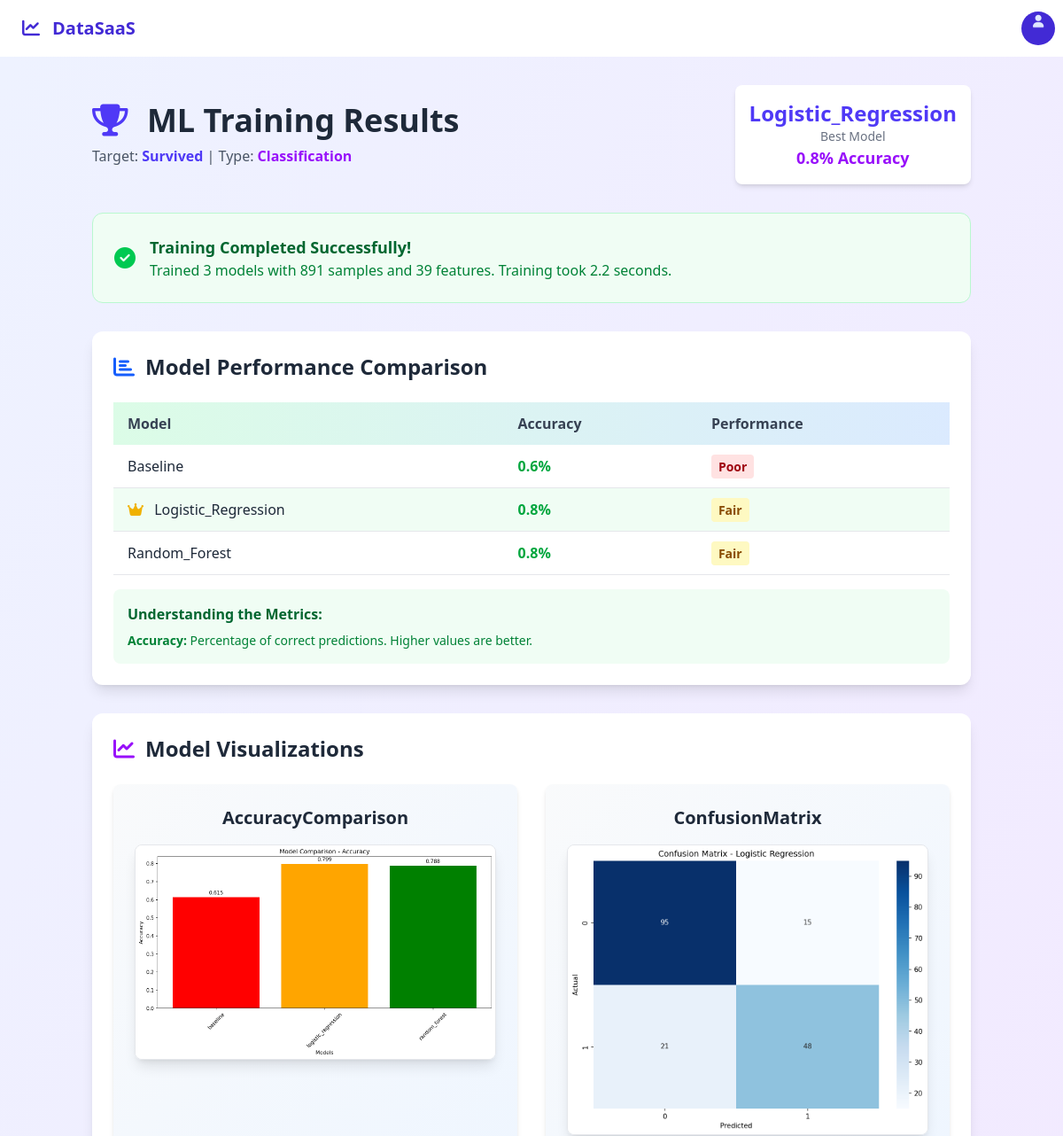
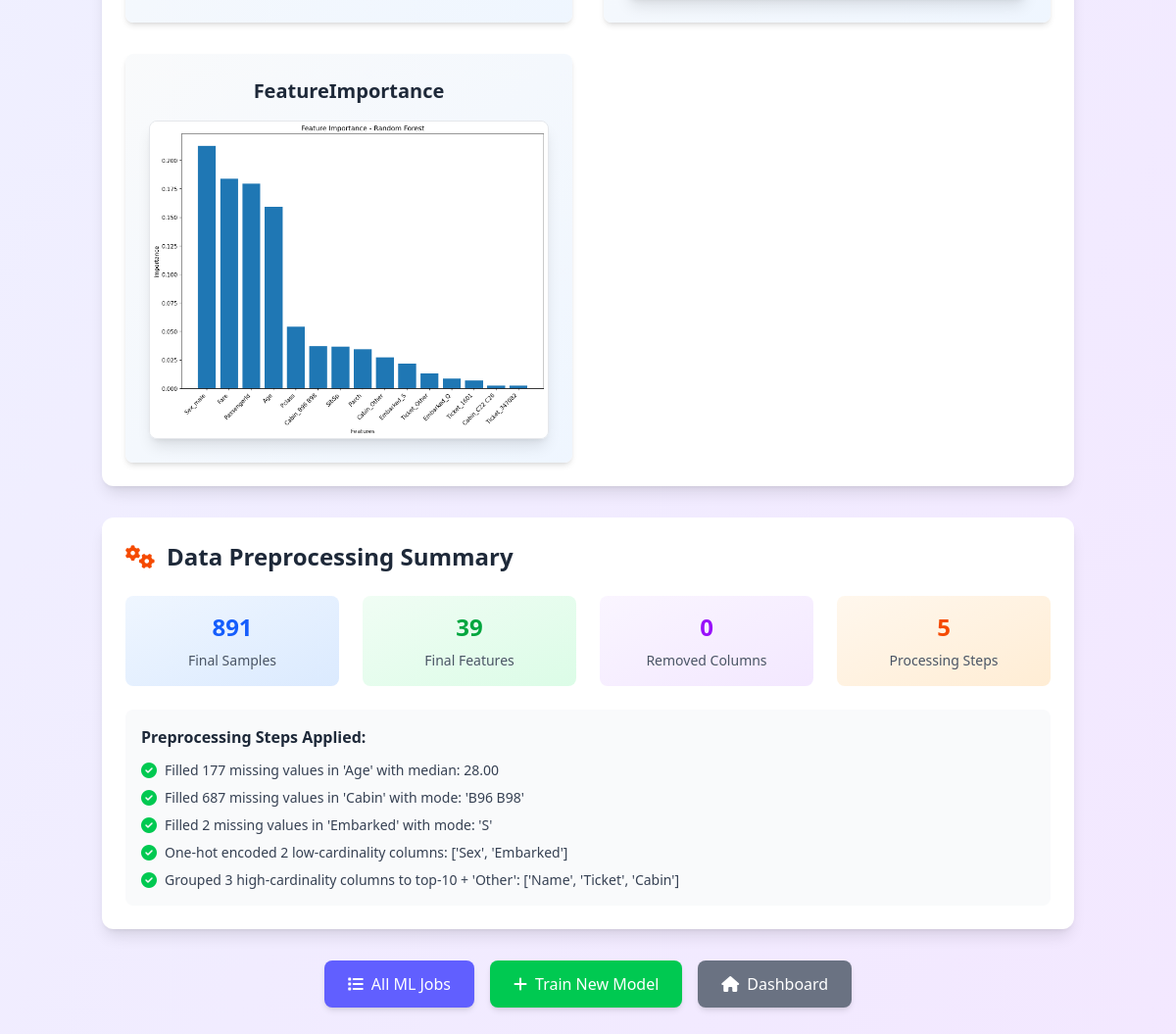
The app's page /analytics/ml/results/22/ (signed in) with its own data (2 pictures, top to bottom).
### accounts/models.py (models this page shows, shortened)
class MLTrainingJob(models.Model):
    STATUS_CHOICES = (
        ('PENDING', 'Pending'),
        ('RUNNING', 'Running'),
        ('COMPLETED', 'Completed'),
        ('FAILED', 'Failed'),
    )
    PROBLEM_TYPE_CHOICES = (
        ('REGRESSION', 'Regression'),
        ('CLASSIFICATION', 'Classification'),
    )
    uploaded_file = models.ForeignKey('UploadedFile', on_delete=models.CASCADE)
    target_column = models.CharField(max_length=255)
    problem_type = models.CharField(max_length=20, choices=PROBLEM_TYPE_CHOICES)
    status = models.CharField(max_length=20, choices=STATUS_CHOICES, default='PENDING')
    test_size = models.FloatField(default=0.2)
    random_state = models.IntegerField(default=42)
    preprocessing_info = models.JSONField(null=True, blank=True)
    model_results = models.JSONField(null=True, blank=True)
    model_paths = models.JSONField(null=True, blank=True)  # Paths to saved models
    plot_paths = models.JSONField(null=True, blank=True)   # Paths to generated plots
    created_at = models.DateTimeField(auto_now_add=True)
    completed_at = models.DateTimeField(null=True, blank=True)
    error_message = models.TextField(null=True, blank=True)
    best_model_name = models.CharField(max_length=100, null=True, blank=True)
    best_model_score = models.FloatField(null=True, blank=True)  # R² for regression, Accuracy for classification
    class Meta:
        ordering = ['-created_at']

### analytics/ml_views.py (the view)
# urls.py: path('ml/results/<int:job_id>/', ml_views.ml_results, name='ml_results'),
@login_required
def ml_results(request, job_id):
    try:
        ml_job = get_object_or_404(MLTrainingJob, id=job_id, uploaded_file__user=request.user)
        if ml_job.status != 'COMPLETED':
            messages.warning(request, 'Training not completed yet.')
            return redirect('analytics:train_model', job_id=job_id)
        context = {
            'ml_job': ml_job,
            'uploaded_file': ml_job.uploaded_file,
            'problem_type': ml_job.problem_type.lower(),
            'target_column': ml_job.target_column,
            'preprocessing_info': ml_job.preprocessing_info,
            'model_results': ml_job.model_results,
            'plot_paths': ml_job.plot_paths,
            'best_model': {
                'name': ml_job.best_model_name,
                'score': ml_job.best_model_score
            },
            'training_time': (ml_job.completed_at - ml_job.created_at).total_seconds() if ml_job.completed_at else None,
            'MEDIA_URL': settings.MEDIA_URL,  # ✅ Add MEDIA_URL for production
        }
        return render(request, 'analytics/ml_results.html', context)
    except Exception as e:
        messages.error(request, f'Error loading results: {str(e)}')
        return redirect('accounts:dashboard')

### templates/analytics/ml_results.html (shortened to what this page needs)
{% extends 'base.html' %}
{% load custom_filters %}
{% block content %}
<div class="min-h-screen bg-gradient-to-br from-indigo-50 to-purple-100">
    <div class="container mx-auto px-4 py-8">
        <div class="max-w-7xl mx-auto">
            <div class="mb-8">
                <div class="flex items-center justify-between mb-6">
                    <div>
                        <h1 class="text-4xl font-bold text-gray-800 mb-2">
                            <i class="fas fa-trophy mr-3 text-indigo-600"></i>
                            ML Training Results
                        </h1>
                        <p class="text-gray-600">Target: <span class="font-semibold text-indigo-600">{{ target_column }}</span> |
                           Type: <span class="font-semibold text-purple-600">{{ problem_type|title }}</span></p>
                    </div>
                    <div class="hidden lg:block">
                        <div class="bg-white rounded-lg shadow-md p-4">
                            <div class="text-center">
                                <div class="text-2xl font-bold text-indigo-600">{{ best_model.name|title }}</div>
                                <div class="text-sm text-gray-500">Best Model</div>
                                <div class="text-lg font-semibold text-purple-600">
                                    {% if problem_type == 'regression' %}
                                        R² = {{ best_model.score|floatformat:3 }}
                                    {% else %}
                                        {{ best_model.score|floatformat:1 }}% Accuracy
                                    {% endif %}
                                </div>
                            </div>
                        </div>
                    </div>
                </div>
            </div>
            <div class="bg-green-50 border border-green-200 rounded-xl p-6 mb-8">
                <div class="flex items-center">
                    <i class="fas fa-check-circle text-green-500 text-2xl mr-4"></i>
                    <div>
                        <h3 class="text-lg font-semibold text-green-800">Training Completed Successfully!</h3>
                        <p class="text-green-700">
                            Trained 3 models with {{ preprocessing_info.sample_count }} samples and {{ preprocessing_info.feature_count }} features.
                            {% if training_time %}
                                Training took {{ training_time|floatformat:1 }} seconds.
                            {% endif %}
                        </p>
                    </div>
                </div>
            </div>
            <div class="bg-white rounded-xl shadow-lg p-6 mb-8">
                <h2 class="text-2xl font-bold text-gray-800 mb-6 flex items-center">
                    <i class="fas fa-chart-bar mr-3 text-blue-600"></i>
                    Model Performance Comparison
                </h2>
                {% if problem_type == 'regression' %}
                <div class="overflow-x-auto">
                    <table class="w-full table-auto">
                        <thead>
                            <tr class="bg-gradient-to-r from-blue-100 to-indigo-100">
                                <th class="px-4 py-3 text-left font-semibold text-gray-700">Model</th>
                                <th class="px-4 py-3 text-left font-semibold text-gray-700">RMSE</th>
                                <th class="px-4 py-3 text-left font-semibold text-gray-700">R² Score</th>
                                <th class="px-4 py-3 text-left font-semibold text-gray-700">Performance</th>
                            </tr>
                        </thead>
                        <tbody>
                            {% for model_name, results in model_results.items %}
                            <tr class="border-b border-gray-200 hover:bg-gray-50 {% if model_name == best_model.name %}bg-green-50{% endif %}">
                                <td class="px-4 py-3 font-medium text-gray-800">
                                    {% if model_name == best_model.name %}
                                        <i class="fas fa-crown text-yellow-500 mr-2"></i>
                                    {% endif %}
                                    {{ model_name|title }}
                                </td>
                                <td class="px-4 py-3 text-red-600 font-semibold">{{ results.rmse|floatformat:4 }}</td>
                                <td class="px-4 py-3 text-blue-600 font-semibold">{{ results.r2|floatformat:4 }}</td>
                                <td class="px-4 py-3">
                                    {% if results.r2 > 0.8 %}
                                        <span class="bg-green-100 text-green-800 px-2 py-1 rounded text-sm font-semibold">Excellent</span>
                                    {% elif results.r2 > 0.6 %}
                                        <span class="bg-blue-100 text-blue-800 px-2 py-1 rounded text-sm font-semibold">Good</span>
                                    {% elif results.r2 > 0.3 %}
                                        <span class="bg-yellow-100 text-yellow-800 px-2 py-1 rounded text-sm font-semibold">Fair</span>
                                    {% else %}
                                        <span class="bg-red-100 text-red-800 px-2 py-1 rounded text-sm font-semibold">Poor</span>
                                    {% endif %}
                                </td>
                            </tr>
                            {% endfor %}
                        </tbody>
                    </table>
                </div>
                <div class="mt-4 p-4 bg-blue-50 rounded-lg">
                    <h4 class="font-semibold text-blue-800 mb-2">Understanding the Metrics:</h4>
                    <div class="text-blue-700 text-sm space-y-1">
                        <p><strong>RMSE (Root Mean Square Error):</strong> Lower values are better. Measures average prediction error.</p>
                        <p><strong>R² (R-squared):</strong> Higher values are better (0-1). Measures how well the model explains the data variance.</p>
                    </div>
                </div>
                {% else %}
                <div class="overflow-x-auto">
                    <table class="w-full table-auto">
                        <thead>
                            <tr class="bg-gradient-to-r from-green-100 to-blue-100">
                                <th class="px-4 py-3 text-left font-semibold text-gray-700">Model</th>
                                <th class="px-4 py-3 text-left font-semibold text-gray-700">Accuracy</th>
                                <th class="px-4 py-3 text-left font-semibold text-gray-700">Performance</th>
                            </tr>
                        </thead>
                        <tbody>
                            {% for model_name, results in model_results.items %}
                            <tr class="border-b border-gray-200 hover:bg-gray-50 {% if model_name == best_model.name %}bg-green-50{% endif %}">
                                <td class="px-4 py-3 font-medium text-gray-800">
                                    {% if model_name == best_model.name %}
                                        <i class="fas fa-crown text-yellow-500 mr-2"></i>
                                    {% endif %}
                                    {{ model_name|title }}
                                </td>
                                <td class="px-4 py-3 text-green-600 font-semibold">{{ results.accuracy|floatformat:1 }}%</td>
                                <td class="px-4 py-3">
                                    {% if results.accuracy > 0.9 %}
                                        <span class="bg-green-100 text-green-800 px-2 py-1 rounded text-sm font-semibold">Excellent</span>
                                    {% elif results.accuracy > 0.8 %}
                                        <span class="bg-blue-100 text-blue-800 px-2 py-1 rounded text-sm font-semibold">Good</span>
                                    {% elif results.accuracy > 0.7 %}
                                        <span class="bg-yellow-100 text-yellow-800 px-2 py-1 rounded text-sm font-semibold">Fair</span>
                                    {% else %}
                                        <span class="bg-red-100 text-red-800 px-2 py-1 rounded text-sm font-semibold">Poor</span>
                                    {% endif %}
                                </td>
                            </tr>
                            {% endfor %}
                        </tbody>
                    </table>
                </div>
                <div class="mt-4 p-4 bg-green-50 rounded-lg">
                    <h4 class="font-semibold text-green-800 mb-2">Understanding the Metrics:</h4>
                    <div class="text-green-700 text-sm">
                        <p><strong>Accuracy:</strong> Percentage of correct predictions. Higher values are better.</p>
                    </div>
                </div>
                {% endif %}
            </div>
            {% if plot_paths %}
            <div class="bg-white rounded-xl shadow-lg p-6 mb-8">
                <h2 class="text-2xl font-bold text-gray-800 mb-6 flex items-center">
                    <i class="fas fa-chart-line mr-3 text-purple-600"></i>
                    Model Visualizations
                </h2>
                <div class="grid grid-cols-1 lg:grid-cols-2 gap-8">
                    {% for plot_name, plot_path in plot_paths.items %}
                    <div class="bg-gradient-to-br from-gray-50 to-blue-50 rounded-lg p-6 shadow-md">
                        <h3 class="text-xl font-semibold text-gray-800 mb-4 text-center">
                            {{ plot_name|title|replace:"_ " }}
                        </h3>
                        <div class="flex justify-center">
                            <img src="/media/{{ plot_path }}" alt="{{ plot_name }}"
                                 class="max-w-full h-auto rounded-lg shadow-lg border border-gray-200">
                        </div>
                    </div>
                    {% endfor %}
                </div>
            </div>
            {% endif %}
            <div class="bg-white rounded-xl shadow-lg p-6 mb-8">
                <h2 class="text-2xl font-bold text-gray-800 mb-6 flex items-center">
                    <i class="fas fa-cogs mr-3 text-orange-600"></i>
                    Data Preprocessing Summary
                </h2>
                <div class="grid grid-cols-1 md:grid-cols-2 lg:grid-cols-4 gap-6 mb-6">
                    <div class="text-center bg-gradient-to-br from-blue-50 to-blue-100 p-4 rounded-lg">
                        <div class="text-2xl font-bold text-blue-600 mb-2">{{ preprocessing_info.sample_count }}</div>
                        <div class="text-gray-600 text-sm">Final Samples</div>
                    </div>
                    <div class="text-center bg-gradient-to-br from-green-50 to-green-100 p-4 rounded-lg">
                        <div class="text-2xl font-bold text-green-600 mb-2">{{ preprocessing_info.feature_count }}</div>
                        <div class="text-gray-600 text-sm">Final Features</div>
                    </div>
                    <div class="text-center bg-gradient-to-br from-purple-50 to-purple-100 p-4 rounded-lg">
                        <div class="text-2xl font-bold text-purple-600 mb-2">{{ preprocessing_info.removed_columns|length }}</div>
                        <div class="text-gray-600 text-sm">Removed Columns</div>
                    </div>
                    <div class="text-center bg-gradient-to-br from-orange-50 to-orange-100 p-4 rounded-lg">
                        <div class="text-2xl font-bold text-orange-600 mb-2">{{ preprocessing_info.steps|length }}</div>
                        <div class="text-gray-600 text-sm">Processing Steps</div>
                    </div>
                </div>
                <div class="bg-gray-50 rounded-lg p-4">
                    <h3 class="font-semibold text-gray-800 mb-3">Preprocessing Steps Applied:</h3>
                    <ul class="space-y-2">
                        {% for step in preprocessing_info.steps %}
                        <li class="flex items-start">
                            <i class="fas fa-check-circle text-green-500 mr-2 mt-0.5 flex-shrink-0"></i>
                            <span class="text-gray-700 text-sm">{{ step }}</span>
                        </li>
                        {% endfor %}
                    </ul>
                </div>
            </div>
            <div class="flex justify-center space-x-4">
                <a href="{% url 'analytics:ml_jobs_list' %}"
                   class="bg-indigo-500 hover:bg-indigo-600 text-white px-6 py-3 rounded-lg shadow-md transition duration-300 flex items-center">
                    <i class="fas fa-list mr-2"></i>
                    All ML Jobs
                </a>
                <a href="{% url 'analytics:select_target_column' uploaded_file.id %}"
                   class="bg-green-500 hover:bg-green-600 text-white px-6 py-3 rounded-lg shadow-md transition duration-300 flex items-center">
                    <i class="fas fa-plus mr-2"></i>
                    Train New Model
                </a>
                <a href="{% url 'accounts:dashboard' %}"
                   class="bg-gray-500 hover:bg-gray-600 text-white px-6 py-3 rounded-lg shadow-md transition duration-300 flex items-center">
                    <i class="fas fa-home mr-2"></i>
                    Dashboard
                </a>
            </div>
        </div>
    </div>
</div>
{% endblock %}

### records on screen
MLTrainingJob: target_column "Survived", problem_type "Classification", name "Logistic_Regression", score "0.8"

### other values on screen
{{ preprocessing_info.sample_count }} "891"
{{ preprocessing_info.feature_count }} "39"
{{ training_time|floatformat:1 }} "2.2"
{{ model_name|title }} "Baseline" "Logistic_Regression" "Random_Forest"
{{ results.accuracy|floatformat:1 }} "0.6" "0.8" "0.8"
{{ plot_name|title|replace:"_ " }} "AccuracyComparison" "ConfusionMatrix" "FeatureImportance"
{{ preprocessing_info.removed_columns|length }} "0"
{{ preprocessing_info.steps|length }} "5"
{{ step }} "Filled 177 missing values in 'Age' with median: 28.00" "Filled 687 missing values in 'Cabin' with mode: 'B96 B98'" "Filled 2 missing values in 'Embarked' with mode: 'S'" "One-hot encoded 2 low-cardinality columns: ['Sex', 'Embarked']" "Grouped 3 high-cardinality columns to top-10 + 'Other': ['Name', 'Ticket', 'Cabin']"
